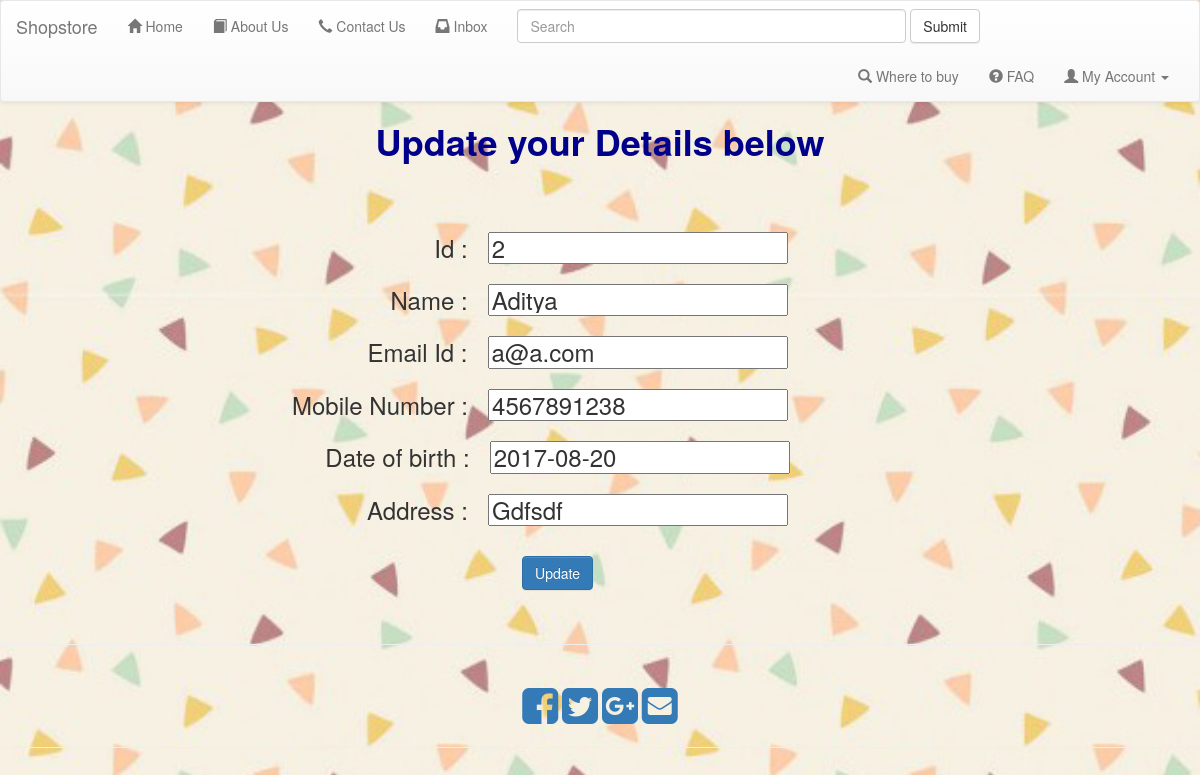
Page /Shopstore/index.php?p=edit&eid=2 (signed in) on the committed database.
### tables this page shows
CREATE TABLE `user` (
  `id` int(11) NOT NULL AUTO_INCREMENT,
  `name` varchar(50) DEFAULT NULL,
  `emailid` varchar(50) DEFAULT NULL,
  `password` varchar(50) DEFAULT NULL,
  `mobilenumber` varchar(50) DEFAULT NULL,
  `dob` varchar(50) DEFAULT NULL,
  `address` varchar(500) DEFAULT NULL,
  `photo` varchar(100) DEFAULT NULL,
  PRIMARY KEY (`id`)
);

### Shopstore/resource.php (called while the page is built, shortened)
<?php
include_once 'dbfunction.php';
include_once 'engine.php';

### Shopstore/index.php (called while the page is built, shortened)
<?php
include_once 'header.php';
include_once 'resource.php';
include_once 'footer.php';
?>

### Shopstore/dbfunction.php (called while the page is built, shortened)
<?php
function getRecordById(){
    extract($_GET);
    $con = getConnection() ;
    $result = $con->query("select * from user where id = $eid") or
            die(mysqli_error($con));
        $ar =[] ;
        while($row = $result->fetch_assoc()){
         $ar[] = $row['id'];
         $ar[] = $row['name'];
         $ar[] = $row['emailid'];
         $ar[] = $row['password'];
         $ar[] = $row['mobilenumber'];
         $ar[] = $row['dob'];
         $ar[] = $row['address'];
         $ar[] = $row['photo'];
        }
         return $ar ;
 }

### Shopstore/edit.php (the view, shortened to what this page needs)
<?php
$ar = getRecordById();
?>
<h1 class="text-center" style="color:darkblue"><strong> Update your Details below </strong></h1> <br>
<form method="post" >
<br> <div style="padding-right: 120px;">
        <div style="padding-left: 142px;"> <h3 class="text-center"  >Id : &nbsp;
                <input type="text" name="id" readonly
                       value="<?php echo isset($ar[0])?$ar[0]:''?>" /> </h3> </div>
        <div style="padding-left: 98px;"> <h3 class="text-center"  >Name : &nbsp;
                <input type="text" name="name"
                       value="<?php echo isset($ar[1])?$ar[1]:''?>" /> </h3> </div>
        <div style="padding-left: 75px;"> <h3 class="text-center" >Email Id : &nbsp;
                <input type="text" name="emailid"
                       value="<?php echo isset($ar[2])?$ar[2]:''?>" /> </h3> </div>
        <div style="padding-right: 0px;"> <h3 class="text-center" >Mobile Number : &nbsp;
                <input type="text" name="mobilenumber"
                       value="<?php echo isset($ar[4])?$ar[4]:''?>" /> </h3> </div>
        <div style="padding-left: 35px;"> <h3 class="text-center" >Date of birth : &nbsp;
                <input type="text" name="dob"
                       value="<?php echo isset($ar[5])?$ar[5]:''?>" /> </h3> </div>
        <div style="padding-left: 75px;"> <h3 class="text-center" >Address : &nbsp;
                <input type="text" name="address"
                       value="<?php echo isset($ar[6])?$ar[6]:''?>" /> </h3> </div>
<br>
<div style="padding-left: 35px;"> <center> <button type="submit"  class="btn btn-primary" name="s1" value="update" >Update</button> </center> </div>
</div>
</form>

### Shopstore/header.php (style rules this page uses)
body { background: url(a.jpg) no-repeat center center fixed; -webkit-background-size: cover; }

### rows in the picture
user: id "2", name "Aditya", emailid "a@a.com", mobilenumber "4567891238", dob "2017-08-20", address "Gdfsdf"
